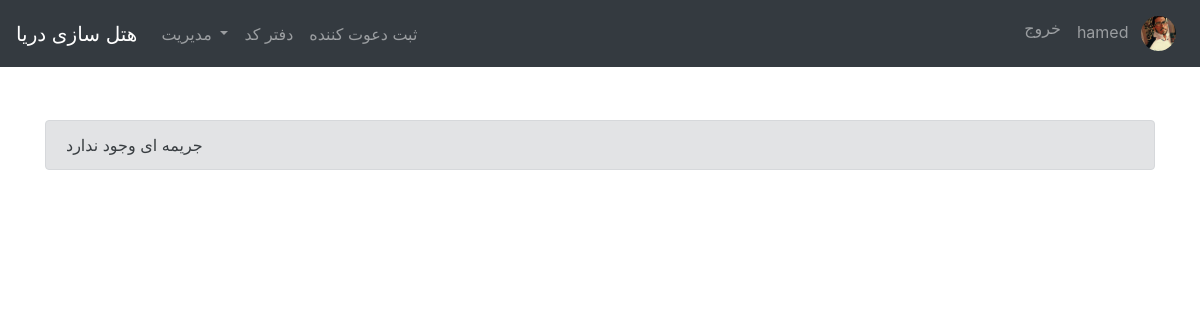
The page /penalty_list/3/ (signed in) on the database as committed earlier.
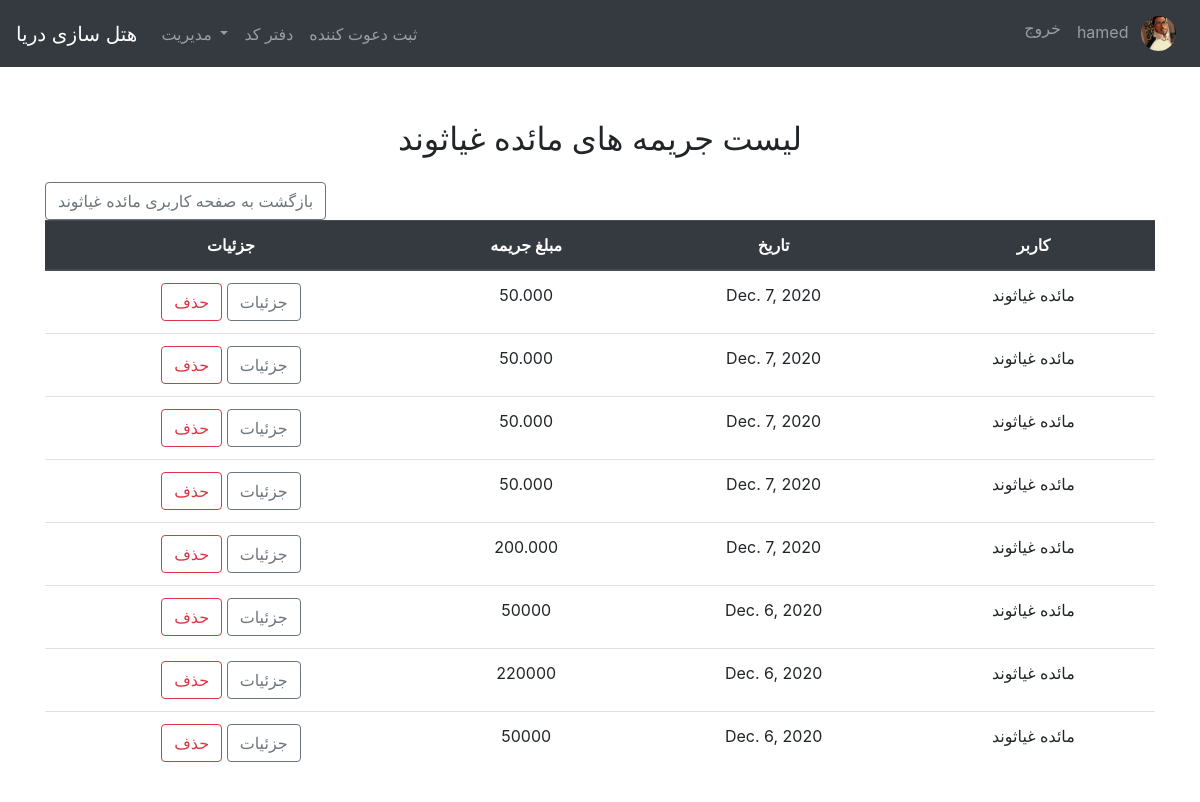
The same page on the database as committed later.
### users/models.py (models this page shows, shortened)
class Profile(models.Model):
    user = models.OneToOneField(User, on_delete=models.CASCADE)
    image = models.ImageField(default='default.jpg', upload_to='profile_pics')

### inviters/models.py (models this page shows, shortened)
class Penalty(models.Model):
    inviter = models.ForeignKey(Inviter, on_delete=models.CASCADE)
    date = models.DateField(default=datetime.date.today)
    amount = models.CharField(max_length=20)
    description = models.TextField(null=True)

class Inviter(models.Model):
    first_name = models.CharField(max_length=100)
    last_name = models.CharField(max_length=100)
    date_of_hired = models.DateTimeField(default=timezone.now)
    date_of_fired = models.DateTimeField(null=True, blank=True)
    date_of_start_esurance = models.DateTimeField(null=True, blank=True)
    date_of_end_esurance = models.DateTimeField(null=True, blank=True)
    is_fired = models.BooleanField(default=False)
    phone_num = models.CharField(max_length=11, unique=True)
    company = models.ForeignKey(Company, on_delete=models.PROTECT)
    user = models.ForeignKey(User, on_delete=models.PROTECT)

### inviters/views.py (the view)
# urls.py: path('penalty_list/<int:inviter_id>/', PenaltyListView.as_view(), name="penalty_list"),
class PenaltyListView(LoginRequiredMixin, ListView):
    model = Penalty
    ordering = ['-date']
    paginate_by = 10
    def get_queryset(self):
        inviter_id = get_object_or_404(Inviter, id=self.kwargs.get('inviter_id'))
        return Penalty.objects.filter(inviter=inviter_id).order_by('-date')

### inviters/templates/inviters/penalty_list.html
{% extends 'base.html' %}
{% block content %}
    {% if object_list %}
        <h2 class="mb-4">
            <center>لیست جریمه
                های {{ object_list.first.inviter.first_name }} {{ object_list.first.inviter.last_name }} </center>
        </h2>
        <a class="btn btn-outline-secondary" href="{% url 'inviter_detail' object_list.first.inviter.id %}">بازگشت به
            صفحه کاربری {{ object_list.first.inviter.first_name }} {{ object_list.first.inviter.last_name }} </a>
        <table class="table" dir="rtl">
            <thead class="thead-dark">
            <tr>
                <th scope="col">
                    <center>کاربر</center>
                </th>
                <th scope="col">
                    <center>تاریخ</center>
                </th>
                <th scope="col">
                    <center>مبلغ جریمه</center>
                </th>
                <th scope="col">
                    <center>جزئیات</center>
                </th>
            </tr>
            </thead>
            <tbody>
            {% for penalty in object_list %}
                <tr>
                    <td>
                        <center>{{ penalty.inviter.first_name }} {{ penalty.inviter.last_name }}</center>
                    </td>
                    <td>
                        <center>{{ penalty.date }}</center>
                    </td>
                    <td>
                        <center>{{ penalty.amount }}</center>
                    </td>
                    <td>
                        <center>
                            <a class="btn btn-outline-secondary" href="{% url 'penalty_detail' penalty.id %}">
                                جزئیات
                            </a>
                            <a class="btn btn-outline-danger" href="{% url 'penalty_delete' penalty.id %}">
                                حذف
                            </a>
                        </center>
                    </td>
                </tr>
            {% endfor %}
            </tbody>
        </table>
    {% else %}
        <p class="alert alert-secondary">جریمه ای وجود ندارد</p>
    {% endif %}
    </div>
{% endblock %}

### inviters/templates/base.html (shortened to what this page needs)
<!doctype html>
<html lang="en">
<head>
    <link rel="stylesheet" href="https://cdn.jsdelivr.net/npm/bootstrap@4.5.3/dist/css/bootstrap.min.css"
>
</head>
<body>
<nav class="navbar navbar-expand-lg navbar-dark bg-dark fixed-top">
    <a class="navbar-brand" href="/">هتل سازی دریا</a>
    <div class="collapse navbar-collapse" id="navbarNav">
        {% if user.is_authenticated %}
            <ul class="navbar-nav mr-auto">
                {% if user.is_superuser %}
                    <li class="nav-item dropdown">
                        <a class="nav-link dropdown-toggle" href="#" id="navbarDropdown" role="button"
                           data-toggle="dropdown" aria-haspopup="true" aria-expanded="false">
                            مدیریت
                        </a>
                    </li>
                {% endif %}
                <li class="nav-item">
                    <a class="nav-link" href="{% url 'daftarcode' %}">دفتر کد</a>
                </li>
                <li class="nav-item">
                    <a class="nav-link" href="{% url 'inviter_new' %}">ثبت دعوت کننده</a>
                </li>
            </ul>
        {% endif %}
        <ul class="navbar-nav ml-auto">
            {% if user.is_authenticated %}
                <li class="nav-item">
                    <a class="nav-link" href="{% url 'logout' %}">خروج</a>
                </li>
                <li class="nav-item">
                    <a class="nav-link" href="{% url 'profile' %}">
                        {{ user.username }}
                        <img class="rounded-circle z-depth-0 ml-2"
                             alt="avatar image"
                             height="35"
                             src="{{ user.profile.image.url }}">
                    </a>
                </li>
            {% else %}
                <li class="nav-item">
                    <a class="nav-link" href="{% url 'login' %}">ورود</a>
                </li>
            {% endif %}
        </ul>
    </div>
</nav>
<br><br><br><br>
<main role="main" class="container mb-4">
    <div class="row mt-4">
        <div class="col-md-12">
            {% block content %}
            {% endblock %}
        </div>
</main>
</body>
</html>

Rows that differ between the two databases and show on the page:
added Penalty: first.inviter.first_name "مائده", first.inviter.last_name "غیاثوند", inviter.first_name "مائده", inviter.last_name "غیاثوند", date "Dec. 7, 2020", amount "50.000"
added Penalty: inviter.first_name "مائده", inviter.last_name "غیاثوند", date "Dec. 7, 2020", amount "50.000"
added Penalty: inviter.first_name "مائده", inviter.last_name "غیاثوند", date "Dec. 7, 2020", amount "50.000"
added Penalty: inviter.first_name "مائده", inviter.last_name "غیاثوند", date "Dec. 7, 2020", amount "50.000"
added Penalty: inviter.first_name "مائده", inviter.last_name "غیاثوند", date "Dec. 7, 2020", amount "200.000"
added Penalty: inviter.first_name "مائده", inviter.last_name "غیاثوند", date "Dec. 6, 2020", amount "50000"
added Penalty: inviter.first_name "مائده", inviter.last_name "غیاثوند", date "Dec. 6, 2020", amount "220000"
added Penalty: inviter.first_name "مائده", inviter.last_name "غیاثوند", date "Dec. 6, 2020", amount "50000"
Other text that changed with them:
text no longer shown: "جریمه ای وجود ندارد"
text now shown: "لیست جریمه های بازگشت به صفحه کاربری کاربر تاریخ مبلغ جریمه جزئیات"
